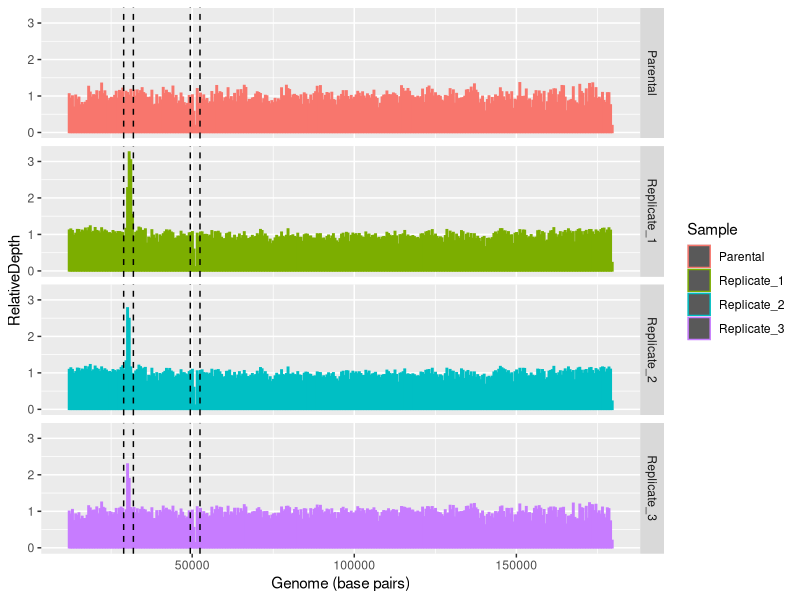

The R script that drew this image:
SRR503481 <- read.delim("SRR503481cov.txt", header=FALSE) #reading in a tab delimited file
SRR503478 <- read.delim("SRR503478cov.txt", header=FALSE)
SRR503479 <- read.delim("SRR503479cov.txt", header=FALSE)
SRR503480 <- read.delim("SRR503480cov.txt", header=FALSE)
head(SRR503481) #take a look at the first few columns

colnames(SRR503481) <- c("Fasta_header", "Start", "End", "Depth")#adding column names
colnames(SRR503478) <- c("Fasta_header", "Start", "End", "Depth")
colnames(SRR503479) <- c("Fasta_header", "Start", "End", "Depth")
colnames(SRR503480) <- c("Fasta_header", "Start", "End", "Depth")

head(SRR503481) #take a look again and see that the column names have been added

library(dplyr)
library(ggplot2) #loads the packages

Parental <- SRR503481 %>% mutate(Sample = "Parental", RelativeDepth = (Depth/median(Depth))) #creates new variables providing sample ID and read depths normalized by the median depth
Replicate_1 <- SRR503478 %>% mutate(Sample = "Replicate_1", RelativeDepth = (Depth/median(Depth)))
Replicate_2 <- SRR503479 %>% mutate(Sample = "Replicate_2", RelativeDepth = (Depth/median(Depth)))
Replicate_3 <- SRR503480 %>% mutate(Sample = "Replicate_3", RelativeDepth = (Depth/median(Depth)))

vacciniadata <- rbind(Parental,Replicate_1,Replicate_2,Replicate_3) #combines the data frames

ggplot(vacciniadata,aes(x=Start, y=RelativeDepth,col=Sample))+
  geom_col()+
  geom_vline(xintercept=c(28863,31863,49411,52411),linetype="dashed")+
  xlab("Genome (base pairs)")+
  facet_grid(rows = vars(Sample)) #plotting while separating and coloring the plots by the Sample variable
